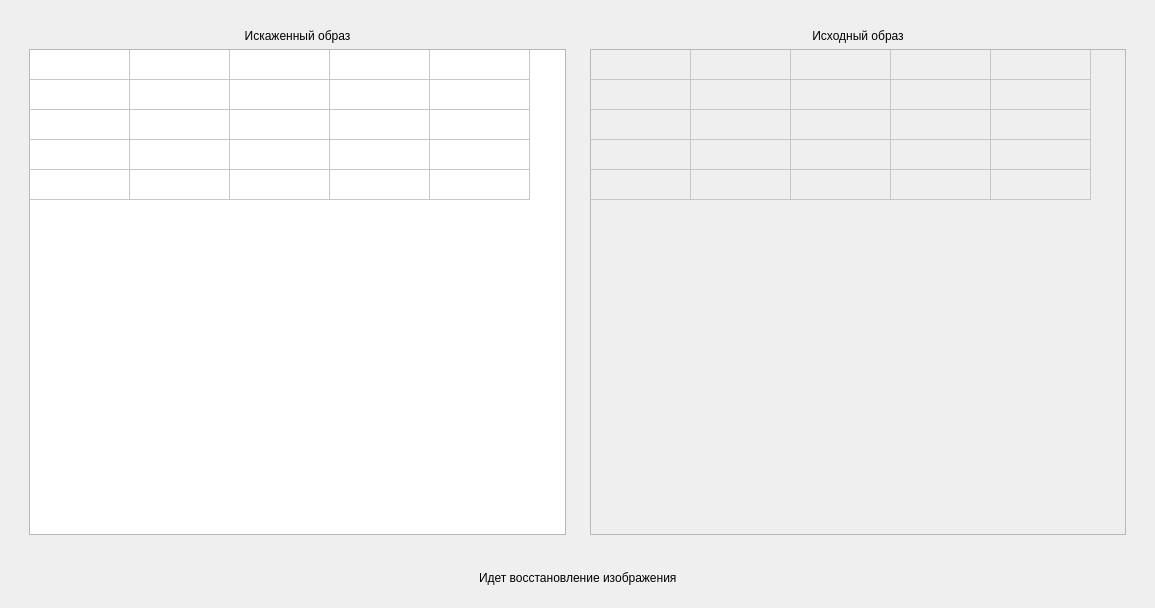
<?xml version="1.0" encoding="UTF-8"?>
<ui version="4.0">
 <class>RecoveryImage</class>
 <widget class="QWidget" name="RecoveryImage">
  <property name="geometry">
   <rect>
    <x>0</x>
    <y>0</y>
    <width>1155</width>
    <height>608</height>
   </rect>
  </property>
  <property name="windowTitle">
   <string>Бойчук Илья. Нейронные сети. Лаб 8. Восстановление изображений</string>
  </property>
  <layout class="QVBoxLayout" name="verticalLayout_3">
   <item>
    <widget class="QWidget" name="widget_3" native="true">
     <layout class="QHBoxLayout" name="horizontalLayout">
      <item>
       <widget class="QWidget" name="widget" native="true">
        <layout class="QVBoxLayout" name="verticalLayout">
         <item>
          <widget class="QLabel" name="label">
           <property name="text">
            <string>Искаженный образ</string>
           </property>
           <property name="alignment">
            <set>Qt::AlignCenter</set>
           </property>
          </widget>
         </item>
         <item>
          <widget class="QTableWidget" name="distoredImage">
           <property name="verticalScrollBarPolicy">
            <enum>Qt::ScrollBarAsNeeded</enum>
           </property>
           <property name="horizontalScrollBarPolicy">
            <enum>Qt::ScrollBarAsNeeded</enum>
           </property>
           <property name="sizeAdjustPolicy">
            <enum>QAbstractScrollArea::AdjustIgnored</enum>
           </property>
           <property name="editTriggers">
            <set>QAbstractItemView::AnyKeyPressed|QAbstractItemView::EditKeyPressed|QAbstractItemView::SelectedClicked</set>
           </property>
           <property name="selectionMode">
            <enum>QAbstractItemView::SingleSelection</enum>
           </property>
           <property name="verticalScrollMode">
            <enum>QAbstractItemView::ScrollPerItem</enum>
           </property>
           <property name="rowCount">
            <number>5</number>
           </property>
           <property name="columnCount">
            <number>5</number>
           </property>
           <attribute name="horizontalHeaderVisible">
            <bool>false</bool>
           </attribute>
           <attribute name="horizontalHeaderCascadingSectionResizes">
            <bool>false</bool>
           </attribute>
           <attribute name="horizontalHeaderStretchLastSection">
            <bool>false</bool>
           </attribute>
           <attribute name="verticalHeaderVisible">
            <bool>false</bool>
           </attribute>
           <attribute name="verticalHeaderStretchLastSection">
            <bool>false</bool>
           </attribute>
           <row/>
           <row/>
           <row/>
           <row/>
           <row/>
           <column/>
           <column/>
           <column/>
           <column/>
           <column/>
          </widget>
         </item>
        </layout>
       </widget>
      </item>
      <item>
       <widget class="QWidget" name="widget_2" native="true">
        <layout class="QVBoxLayout" name="verticalLayout_2">
         <item>
          <widget class="QLabel" name="label_2">
           <property name="text">
            <string>Исходный образ</string>
           </property>
           <property name="alignment">
            <set>Qt::AlignCenter</set>
           </property>
          </widget>
         </item>
         <item>
          <widget class="QTableWidget" name="restoredImage">
           <property name="enabled">
            <bool>false</bool>
           </property>
           <property name="verticalScrollBarPolicy">
            <enum>Qt::ScrollBarAsNeeded</enum>
           </property>
           <property name="horizontalScrollBarPolicy">
            <enum>Qt::ScrollBarAsNeeded</enum>
           </property>
           <property name="sizeAdjustPolicy">
            <enum>QAbstractScrollArea::AdjustIgnored</enum>
           </property>
           <property name="editTriggers">
            <set>QAbstractItemView::NoEditTriggers</set>
           </property>
           <property name="selectionMode">
            <enum>QAbstractItemView::SingleSelection</enum>
           </property>
           <property name="verticalScrollMode">
            <enum>QAbstractItemView::ScrollPerItem</enum>
           </property>
           <property name="rowCount">
            <number>5</number>
           </property>
           <property name="columnCount">
            <number>5</number>
           </property>
           <attribute name="horizontalHeaderVisible">
            <bool>false</bool>
           </attribute>
           <attribute name="horizontalHeaderCascadingSectionResizes">
            <bool>false</bool>
           </attribute>
           <attribute name="horizontalHeaderStretchLastSection">
            <bool>false</bool>
           </attribute>
           <attribute name="verticalHeaderVisible">
            <bool>false</bool>
           </attribute>
           <attribute name="verticalHeaderStretchLastSection">
            <bool>false</bool>
           </attribute>
           <row/>
           <row/>
           <row/>
           <row/>
           <row/>
           <column/>
           <column/>
           <column/>
           <column/>
           <column/>
          </widget>
         </item>
        </layout>
       </widget>
      </item>
     </layout>
    </widget>
   </item>
   <item>
    <widget class="QWidget" name="restore" native="true">
     <layout class="QHBoxLayout" name="horizontalLayout_2">
      <item>
       <spacer name="horizontalSpacer">
        <property name="orientation">
         <enum>Qt::Horizontal</enum>
        </property>
        <property name="sizeHint" stdset="0">
         <size>
          <width>40</width>
          <height>20</height>
         </size>
        </property>
       </spacer>
      </item>
      <item>
       <widget class="QLabel" name="label_3">
        <property name="text">
         <string>Идет восстановление изображения</string>
        </property>
       </widget>
      </item>
      <item>
       <spacer name="horizontalSpacer_2">
        <property name="orientation">
         <enum>Qt::Horizontal</enum>
        </property>
        <property name="sizeHint" stdset="0">
         <size>
          <width>40</width>
          <height>20</height>
         </size>
        </property>
       </spacer>
      </item>
     </layout>
    </widget>
   </item>
  </layout>
 </widget>
 <resources/>
 <connections/>
</ui>
